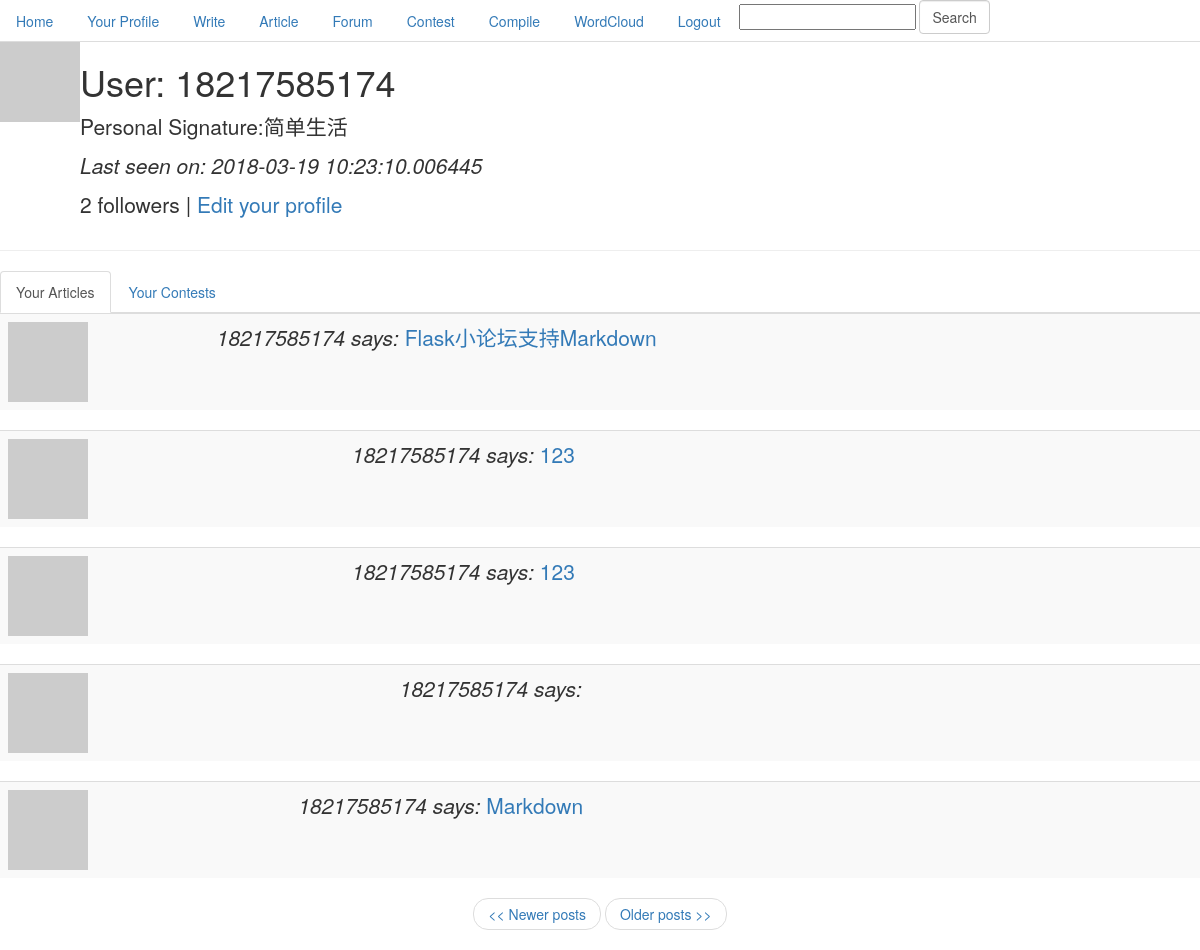
The page /user/18217585174/1 (signed in) on the database as committed earlier.
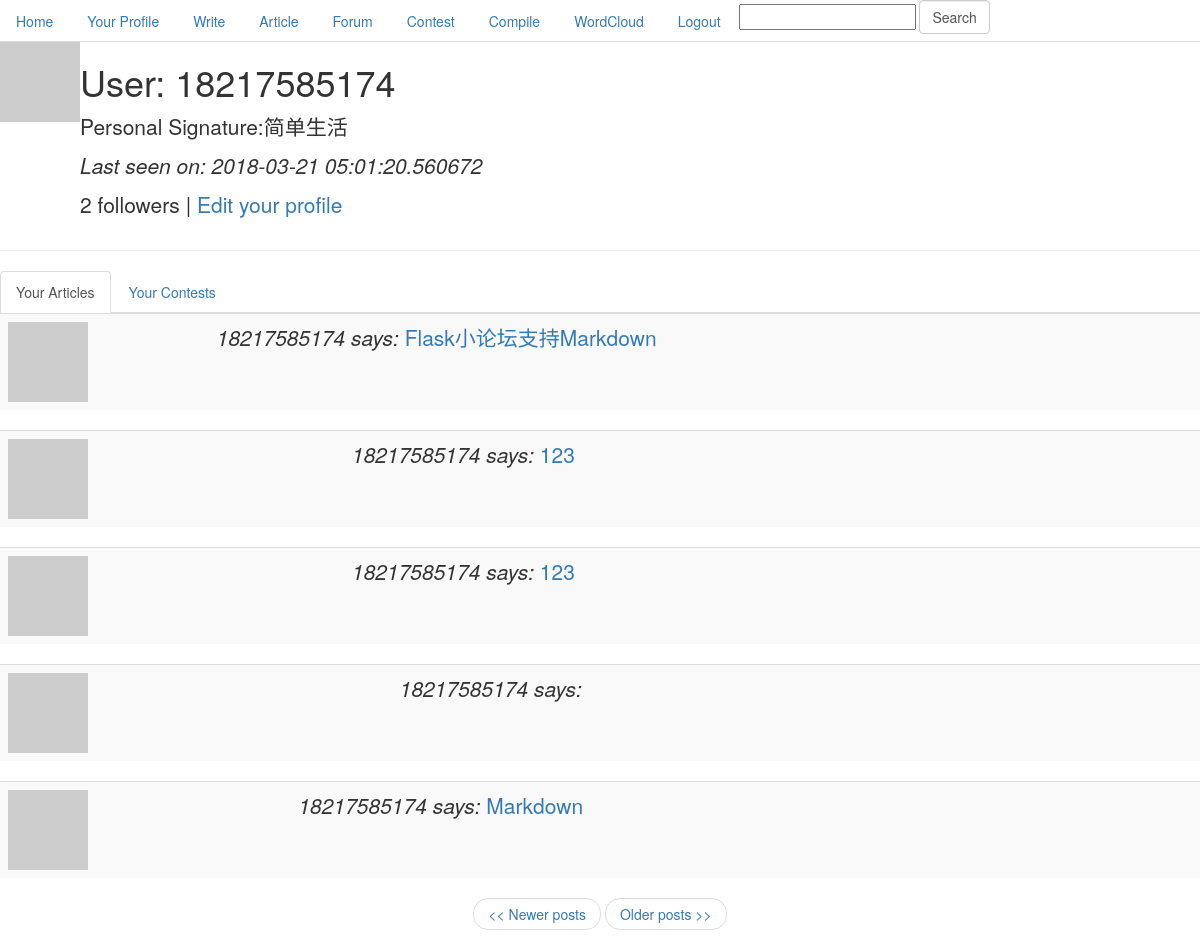
The same page on the database as committed later.
### app/models.py (models this page shows, shortened)
class User(db.Model):
    id = db.Column(db.Integer, primary_key=True)
    nickname = db.Column(db.String(64), index=True, unique=True)
    email = db.Column(db.String(120), index=True, unique=True)
    password = db.Column(db.String(120), index=True)
    posts = db.relationship('Post', backref='author', lazy='dynamic')
    cards = db.relationship('Card', backref='participant')
    about_me = db.Column(db.String(140))
    last_seen = db.Column(db.DateTime)
    followed = db.relationship('User',
                               secondary=followers,
                               primaryjoin=(followers.c.follower_id == id),
                               secondaryjoin=(followers.c.followed_id == id),
                               backref=db.backref('followers', lazy='dynamic'),
                               lazy='dynamic')
    is_authenticated = True
    is_active = True
    is_anonymous = False
    def avatar(self, size):
        return 'http://www.gravatar.com/avatar/' + md5(self.email.encode('utf8')).hexdigest() + '?d=mm&s=' + str(size)

class Post(db.Model):
    __searchable__ = ['body', 'title']
    id = db.Column(db.Integer, primary_key=True)
    title = db.Column(db.String(100))
    body = db.Column(db.String(140))
    timestamp = db.Column(db.DateTime)
    user_id = db.Column(db.Integer, db.ForeignKey('user.id'))

### app/views.py (the view)
@app.route('/user/<nickname>')
@app.route('/user/<nickname>/<int:page>')
@login_required
def user(nickname, page=1):
    user = User.query.filter_by(nickname=nickname).first()
    if user is None:
        flash('User %s not found.' % nickname)
        return redirect(url_for('index'))
    posts = user.posts.paginate(page, POSTS_PER_PAGE, False)
    games = user.games.order_by(Game.timestamp.desc()).all()
    return render_template('user.html',
                           user=user, posts=posts,
                           games=games, datetime=datetime)

### app/forms.py
class SearchForm(Form):
    search = StringField('search', validators=[DataRequired()])

### app/views.py (called while the page is built)
@app.before_request
def before_request():
    g.user = current_user
    g.search_form = SearchForm()
    if g.user.is_authenticated:
        g.user.last_seen = datetime.utcnow()
        db.session.add(g.user)
        db.session.commit()

@lm.user_loader
def load_user(id):
    return User.query.get(int(id))

### app/templates/user.html (shortened to what this page needs)
{% extends "base.html" %}
{% block content %}
<table>
    <tr valign="top">
        <td><img src="{{user.avatar(128)}}"></td>
        <td class="lead">
            <h1>User: {{user.nickname}}</h1>
            {% if user.about_me %}<p>Personal Signature:{{user.about_me}}</p>{% endif %}
            {% if user.last_seen %}<p><i>Last seen on: {{user.last_seen}}</i></p>{% endif %}
            <p>{{user.followers.count()}} followers |
            {% if user.id == g.user.id %}
                <a href="{{url_for('edit')}}">Edit your profile</a>
            {% elif not g.user.is_following(user) %}
                <a href="{{url_for('follow', nickname = user.nickname)}}">Follow</a>
            {% else %}
                <a href="{{url_for('unfollow', nickname = user.nickname)}}">Unfollow</a>
            {% endif %}
            </p>
        </td>
    </tr>
</table>
<hr>
<div>
    <ul class="nav nav-tabs" role="tablist">
        <li role="presentation" class="active">
            <a href="#user_article" aria-controls="user_article" role="tab" data-toggle="tab">
                Your Articles
            </a>
        </li>
        <li role="presentation">
            <a href="#user_game" aria-controls="user_game" role="tab" data-toggle="tab">
                Your Contests
            </a>
        </li>
    </ul>
    <div class="tab-content">
        <div role="tabpanel" class="tab-pane active" id="user_article">
            {% for post in posts.items %}
            {% include 'post.html' %}
            {% endfor %}
            <nav>
                <ul class="pager">
                    {% if posts.has_prev %}<li><a href="{{ url_for('user', nickname = user.nickname, page = posts.prev_num) }}"><< Newer posts</a></li>{% else %}<li><a href="#"><< Newer posts</a></li>{% endif %}
                    {% if posts.has_next %}<li><a href="{{ url_for('user', nickname = user.nickname, page = posts.next_num) }}">Older posts >></a></li>{% else %}<li><a href="#">Older posts >></a></li>{% endif %}
                </ul>
            </nav>
        </div>
    </div>
</div>
{% endblock %}

### app/templates/base.html (shortened to what this page needs)
<!DOCTYPE html>
<html lang="en">
<head>
    <link rel="stylesheet" href="https://cdn.bootcss.com/bootstrap/3.3.7/css/bootstrap.min.css"
>
    <link rel="stylesheet" href="https://cdn.bootcss.com/bootstrap/3.3.7/css/bootstrap-theme.min.css"
>
</head>
<body>
    <div class="nav nav-tabs">
    <li><a href="{{ url_for('index') }}">Home</a></li>
    {% if g.user.is_authenticated %}
    <li><a href="{{ url_for('user', nickname = g.user.nickname) }}">Your Profile</a></li>
    <li><a href="{{ url_for('write') }}">Write</a></li>
    <li><a href="{{ url_for('look') }}">Article</a></li>
    <li><a href="{{ url_for('forum') }}">Forum</a></li>
    <li><a href="{{ url_for('contest') }}">Contest</a></li>
    <li><a href="{{ url_for('code') }}">Compile</a></li>
    <li><a href="{{ url_for('wc') }}">WordCloud</a></li>
    <li><a href="{{ url_for('logout') }}">Logout</a></li>
    <li>
        <form style="display: inline;" action="{{url_for('search')}}" method="post" name="search" class="form-inline">
            <div class="form-group">
                {{g.search_form.hidden_tag()}}{{g.search_form.search(size=20)}}
            </div>
            <input type="submit"  class="form-control" value="Search">
        </form>
    </li>
    {% endif %}
    </div>
    {% block content %}{% endblock %}
</body>
</html>

### app/templates/post.html
<table class="table table-striped table-hover">
    <tr class="lead">
        <td><a href="{{ url_for('user', nickname = post.author.nickname) }}"><img src="{{post.author.avatar(50)}}"></a></td>
        <td><i>{{post.author.nickname}} says:</i>
        <a href="{{ url_for('article', pk = post.id) }}">{{post.title}}</a></td>
    </tr>
</table>

Rows that differ between the two databases and show on the page:
changed User "简单生活": last_seen "2018-03-19 10:23:10.006445" → "2018-03-21 05:01:20.560672"
